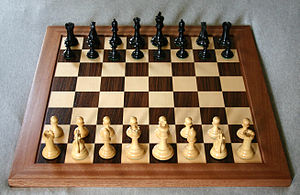
#> input picture chess.jpg, 300 x 195 px
$ python Boxfilter.py
#> lines starting #> are read from the running program, lines starting #| are printed output that depends on the picture
# 2036497 Franklin Ajuluchukwu
# 2036138 Segun Badmus
# Box Filter: is similar to the averaging blur operation, it applies a bilateral image
# to a filter. Choice can be made on whether the box should be normalized or not.
import cv2
import matplotlib.pyplot as plt
# Read the picture
img = cv2.imread('chess.jpg')
#> img is the input picture: shape (195, 300, 3); mean B, G, R 98.8, 117.9, 137.6
source = cv2.cvtColor(img,cv2.COLOR_BGR2RGB)
# Box filtering
result = cv2.boxFilter(source, -1, (3,3), normalize=5)
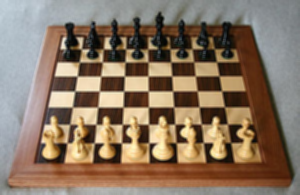
#> result: shape (195, 300, 3); mean R, G, B 137.6, 117.9, 98.8
# The graphics
titles = ['Original image ', ' Box filtered image ']
images = [source, result]
for i in range(2):
    plt.subplot(1,2,i+1), plt.imshow(images[i], 'gray')
    plt.title(titles[i])
    plt.xticks([]),plt.yticks([])
plt.show()
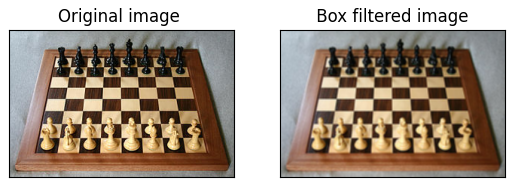
#> figure drawn by matplotlib, 2 panels

$ run again, with balloon.jpg copied over chess.jpg
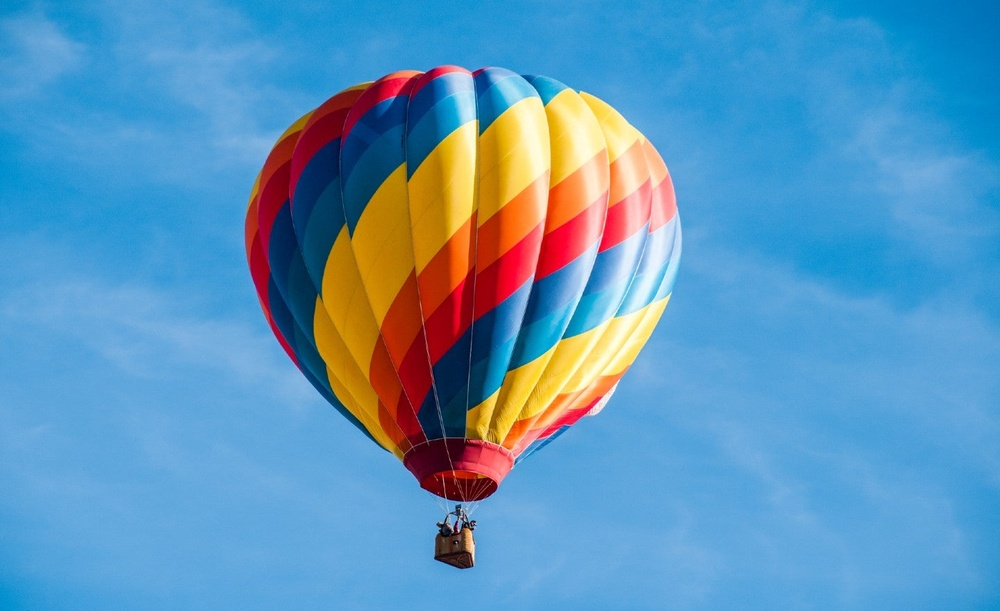
#> input picture balloon.jpg, 1000 x 611 px, shrunk from 1440 x 880 before the run
#> img is the input picture: shape (611, 1000, 3); mean B, G, R 186.9, 149.5, 93
#> `plt.show()`:
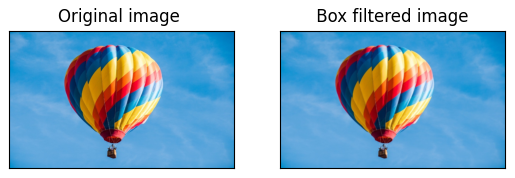
#> figure drawn by matplotlib, 2 panels
